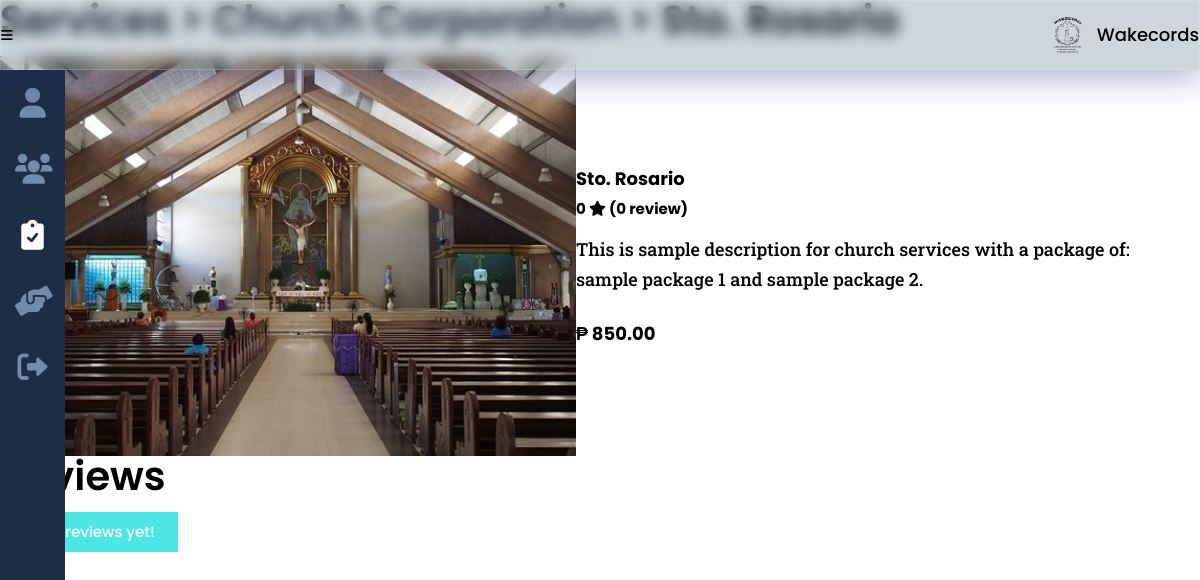
Before: /funeral_tradition_this.php?service_id=76&id=13 with the older database file.
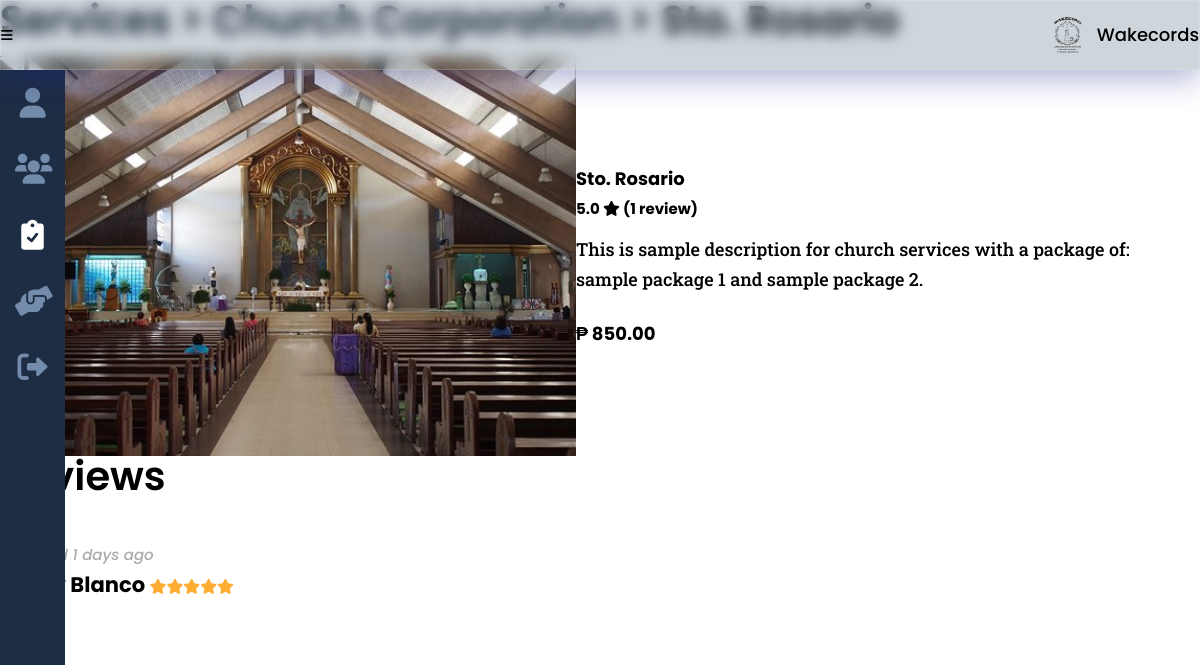
After: the same page with the newer database file.
### tables this page shows
CREATE TABLE `feedback` (
  `feedback_id` int(8) NOT NULL,
  `seeker_id` int(8) NOT NULL,
  `service_id` int(8) NOT NULL,
  `feedback_star` int(8) NOT NULL,
  `feedback_comments` varchar(250) DEFAULT NULL,
  `feedback_date` date NOT NULL
);

CREATE TABLE `seeker` (
  `seeker_id` int(8) NOT NULL,
  `seeker_fname` varchar(25) NOT NULL,
  `seeker_mi` char(1) DEFAULT NULL,
  `seeker_lname` varchar(25) NOT NULL,
  `seeker_address` varchar(100) DEFAULT NULL,
  `seeker_phone` varchar(11) DEFAULT NULL,
  `seeker_status` varchar(10) DEFAULT NULL,
  `seeker_email` varchar(50) NOT NULL,
  `seeker_pass` varchar(100) NOT NULL
);

### others/db.php (called while the page is built, shortened)
<?php
	class DB
	{
		static $hostname = "localhost";
		static $dbname = "wakecords";
		static $username  = "root";
		static $password = "";
		public static function query($sql, $params=array(), $transactType)
		{
			$rows = array();
			try
			{
				$db = new PDO("mysql:host=". self::$hostname ."; dbname=". self::$dbname,  self::$username,  self::$password);
				$db->setAttribute(PDO::ATTR_ERRMODE, PDO::ERRMODE_EXCEPTION);
				$cmd = $db->prepare($sql);
				$cmd->execute($params);
				if($transactType == "READ")
					$rows = $cmd->fetchAll();
				else
					$rows = $db->lastInsertId();
			}
			catch(PDOException $e)
			{
				echo $e->getMessage();
			}
			return $rows;
		}
	}

### funeral_tradition_this.php (the view, shortened to what the changed rows need)
<?php
	include("others/functions.php");
	include("others/head.php");
?>
<body>
	<div class="container">
		<?php include("others/header.php"); ?>
		<div class="banner">
			<section class="banner-con">
				<div class="wrapper">
					<div class="banner-div">
						<?php
							$service_type = read("services", ["service_id"], [$_GET['service_id']]);
							$service_type = $service_type[0];
							$service = DB::query("SELECT * FROM services a JOIN {$service_type['service_type']} b ON a.service_id = b.service_id WHERE a.service_id=?", array($_GET['service_id']), "READ");
							$service = $service[0];
							if(isset($_SESSION['provider'])){
								$service_link = "services.php";
								$a_link = "services.php";
							}
							else {
								$service_link = "funeral.php";
								$a_link = "funeral_tradition.php";
							}
							switch($service_type['service_type']){
								case "church":
									echo "
									<h2><a href='{$service_link}'>Services</a> <span>> <a href='{$a_link}'>{$provider['provider_company']}</a> > {$service['church_church']}</span></h2>
									";
									$service_name = $service['church_church'];
								break;
							}
						?>
						<div class="banner-cards trad">
							<?php
								echo "
								<img class='card-img' src='images/providers/".$service['service_type']."/".$service['provider_id']."/".$service['service_img']."'>
								<div class='card-div'>
									<div>
										<h3>".$service_name."
											<span>
												".ratings($service['service_id'], true)."
												<i class='fa-solid fa-star'></i>
												(".ratings_count($service['service_id'], true).")
											</span>
										</h3>
										<p>
											".$service['service_desc']."
										</p>";
								echo "
									</div>
								</div>";
							?>
						</div>
						<div class="banner-ratings" id="ratings">
							<h2>Reviews</h2>
							<div class="ratings-con">
							<?php
							$ratings = read("feedback", ["service_id"], [$_GET['service_id']]);
							if(count($ratings)>0){
								foreach($ratings as $result){
									$seeker = read("seeker", ["seeker_id"], [$result['seeker_id']]);
									$seeker = $seeker[0];
									$days = (strtotime(date('Y-m-d')) - strtotime(date($result['feedback_date']))) /60/60/24;
									echo "
									<div class='rate'>
									";
									if($days == 0) {
										echo "
										<span>
											<mark class='mark-style no-cursor'>new ratings</mark>
										</span>
										";
									}
									else {
										echo "
										<span class='gray-italic'>
											rated ".$days." days ago
										</span>
										";
									}
									echo "
										<h3>{$seeker['seeker_fname']} {$seeker['seeker_lname']}
											<span>
												".display_stars($result['feedback_star'])."
											</span>
										</h3>
										<p>{$result['feedback_comments']}</p>
									</div>
									";
								}
							}
							else messaging("notify", "No reviews yet!");
							?>
							</div>
						</div>
					</div>
				</div>
			</section>
		</div>
	</div>
<?php include("others/footer-js.php"); ?>

### others/functions.php (shortened to what the changed rows need)
<?php
	require_once("others/db.php");
	function display_stars($stars){
		$text = "";
		while($stars > 0){
			$text .= "<i class='fa-solid fa-star stars'></i>";
			$stars--;
		}
		return $text;
	}
	function messaging($type, $msg){
		switch($type){
			case "notify":
				echo "<div class='note blue'><i class='fa-solid fa-circle-info'></i> ".$msg."</div>";
			break;
		}
	}
	function ratings($id, $service = true){
		$avg_stars = 0;
		if($service)
			$feedback = read("feedback", ["service_id"], [$id]);
		else {
			$feedback = DB::query("SELECT * FROM feedback a JOIN services b ON a.service_id = b.service_id WHERE provider_id = ?", array($id), "READ");
		}
		if(count($feedback) > 0){
			foreach($feedback as $result){
				$avg_stars += $result['feedback_star'];
			}
			$avg_stars /= count($feedback);
		}
		else return $avg_stars;
		return number_format((float)$avg_stars,1,".","");
	}
	function ratings_count($id, $service = true){
		if($service)
			$feedback = read("feedback", ["service_id"], [$id]);
		else {
			$feedback = DB::query("SELECT * FROM feedback a JOIN services b ON a.service_id = b.service_id WHERE provider_id = ?", array($id), "READ");
		}
		return (count($feedback) > 1) ? count($feedback)." reviews" : count($feedback)." review";
	}
	function read($table, $attr=[], $data=[]){
		if(count($attr) == 1){
			return DB::query("SELECT * FROM ".$table." WHERE ".$attr[0]."=?", array($data[0]), "READ");
		}
	}

Changed rows visible on the page:
added feedback: feedback_date "1", seeker.seeker_lname "Blanco", feedback_star 5 (drawn)
Other visible differences:
ratings($service['service_id'], true): "0" → "5.0"
ratings_count($service['service_id'], true): "0 review" → "1 review"
$msg: "No reviews yet!" → (not shown)
